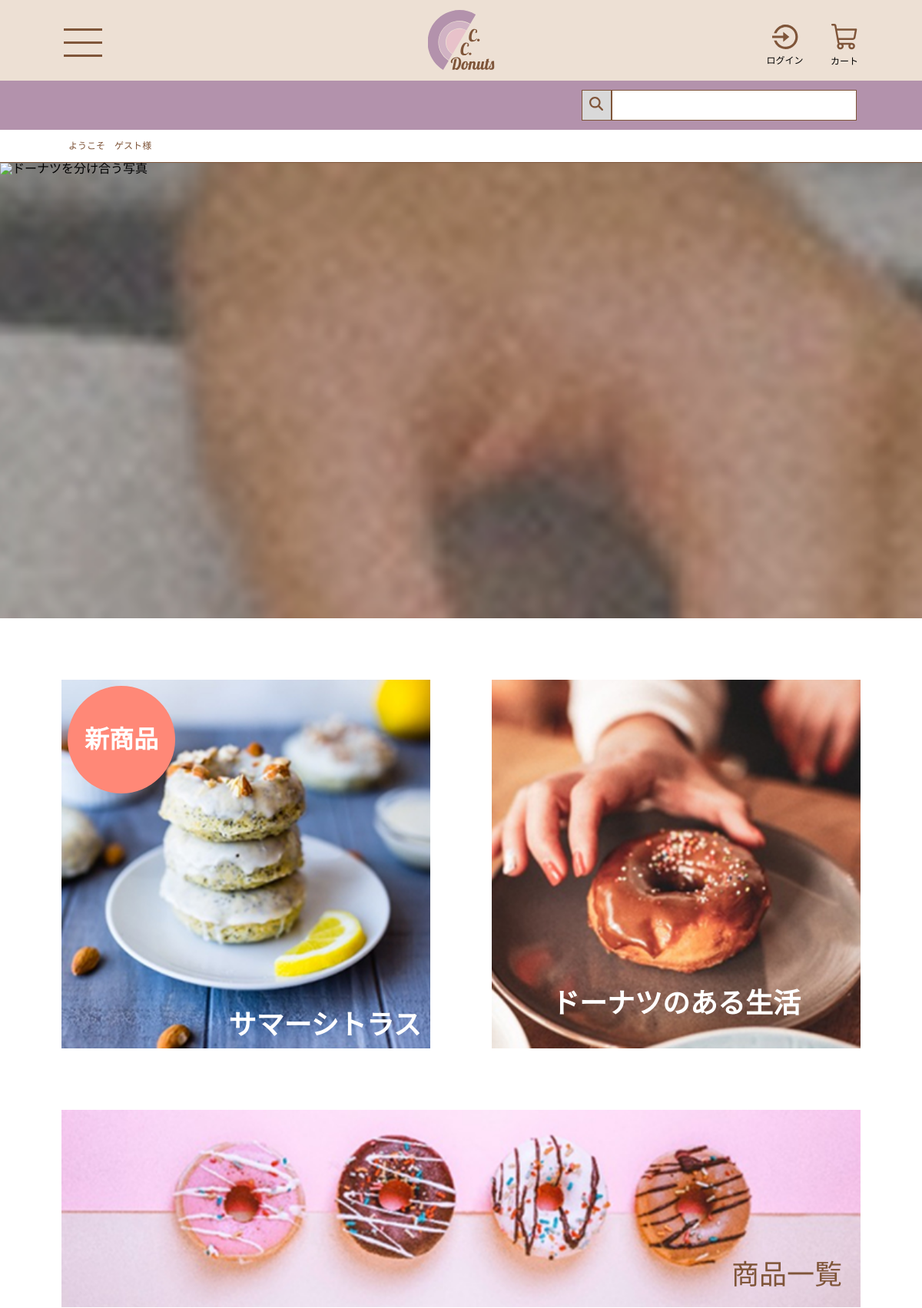
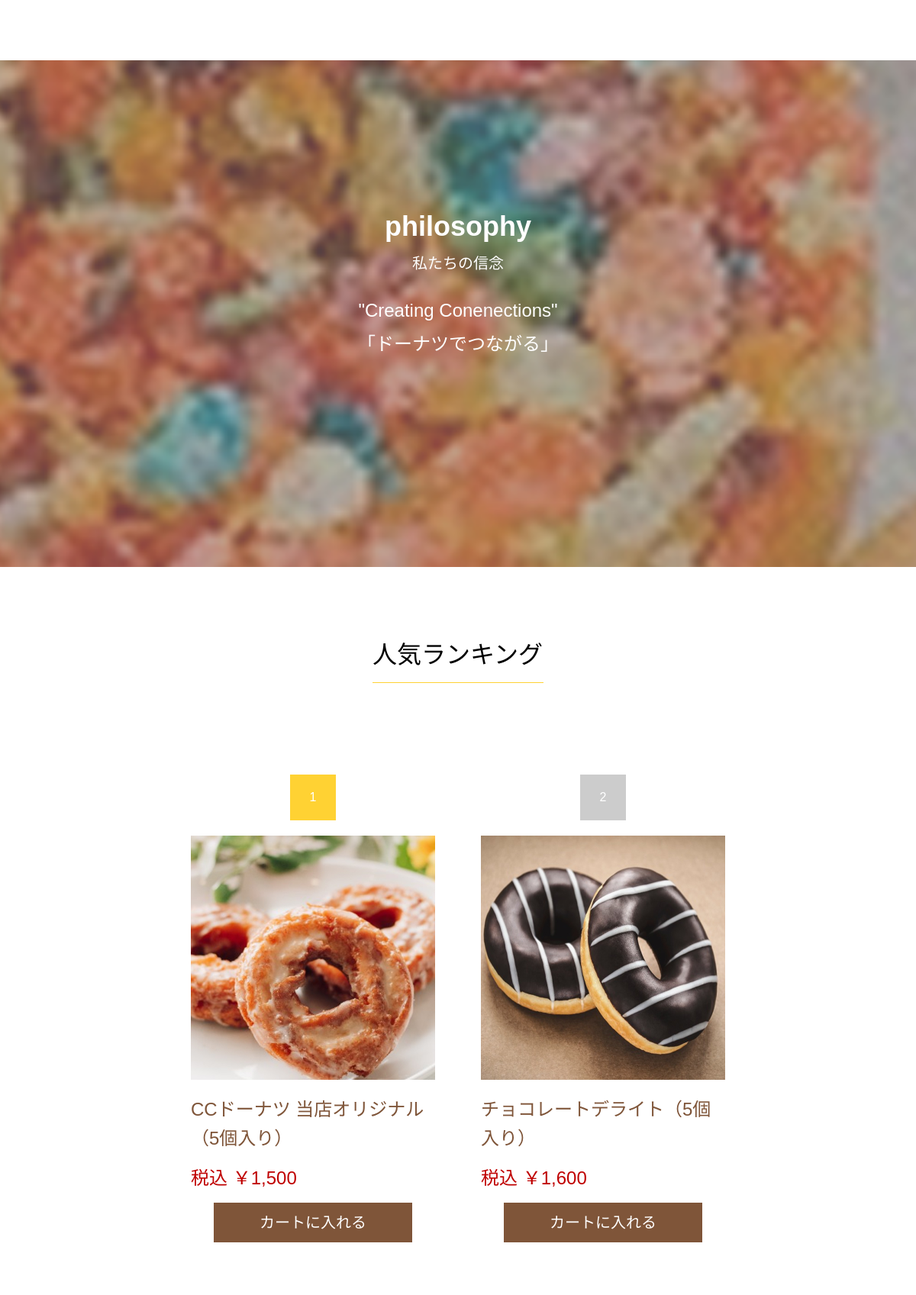
The page / (upper part) on the database its author committed (2 pictures, top to bottom).
### tables this page shows
CREATE TABLE `products` (
  `id` int(11) NOT NULL,
  `name` varchar(50) NOT NULL,
  `price` int(11) NOT NULL,
  `introduction` varchar(1000) NOT NULL,
  `is_new` int(11) NOT NULL
);

### app/function.php (called while the page is built)
<?php
function getProductImagePath(int $productId): string
{
    return './images/products/product' . $productId . '.jpg';
}

### index.php (the view, shortened to what this page needs)
<?php
require_once __DIR__ . '/app/db.php';
require_once __DIR__ . '/app/function.php';
$stmt = $pdo->query(
    'SELECT id, name, price FROM products ORDER BY id ASC LIMIT 6'
);
$rankingProducts = $stmt->fetchAll();
?>
        <?php require __DIR__ . '/header.php'; ?>
        <div class="heroImageWrap">
                <img src="./images/HeroImage.jpg" alt="ドーナツを分け合う写真">
        </div>
        <div class="designWrap sectionDesignWrap topPage">
                <section class="forumSection">
                        <div class="imageContainerPrimary" type="button">
                                <a href="productDetail.php?id=5">
                                        <img src="./images/newSales.jpg" alt="新商品">
                                        <p class="newSalesText">サマーシトラス</p>
                                        <div><p>新商品</p></div>
                                </a>
                                <a href="#">
                                        <img src="./images/donutsLife.jpg" alt="ドーナツのある生活">
                                        <p class="donutsLifeText">ドーナツのある生活</p>
                                </a>
                        </div>
                        <div class="imageContainerSecondary">
                                <a href="product.php">
                                        <img src="./images/choiceDonuts.jpg" alt="ドーナツ一覧">
                                        <p>商品一覧</p>
                                </a>
                        </div>
                </section>
        </div>
        <section class="philosophySection">
                <div class="philosophy">
                        <div class="philosophyPrimal">
                                <h2>philosophy</h2>
                                <p>私たちの信念</p>
                        </div>
                        <div class="philosophySecond">
                                <h3>"Creating Conenections"</h3>
                                <p>「ドーナツでつながる」</p>
                        </div>
                </div>
        </section>
        <section class="rankingSection">
                <div class="designWrap">
                        <h2>人気ランキング</h2>
                        <article class="rankingCard">
                                <?php foreach ($rankingProducts as $index => $product): ?>
                                        <?php $imagePath = getProductImagePath((int) $product['id']); ?>
                                                <div class="rankingContainer">
                                                                <p class="rankingNumber rankingNumber<?= $index + 1 ?>"><?= $index + 1 ?></p>
                                                        <a href="productDetail.php?id=<?= (int) $product['id']?>">
                                                                <img src="<?= htmlspecialchars($imagePath, ENT_QUOTES, 'UTF-8') ?>" alt="<?= htmlspecialchars($product['name'], ENT_QUOTES, 'UTF-8') ?>">
                                                                <p class="productCardName textDesign"> <?= htmlspecialchars($product['name'], ENT_QUOTES, 'UTF-8') ?> </p>
                                                        </a>
                                                        <p class="rankingProductPrice textDesign">税込 ￥<?= number_format((int) $product['price']) ?></p>
                                                        <form action="cart.php" method="post">
    <button class="cartButton" type="submit">カートに入れる</button>
</form>
                                                </div>
                                <?php endforeach; ?>
                        </article>
                </div>
        </section>
        <?php require __DIR__ . '/footer.php'; ?>

### styles/style.css (style rules this page uses)
:root { font-family: "Noto Sans JP", sans-serif; font-size: 16px; line-height: 1; font-weight: 400; font-style: normal; }
.designWrap { padding-inline: clamp(12px, -14.87px + 7.1645vw, 83px); }
.sectionDesignWrap { background-color: #ffffff; }
.heroImageWrap { width: 100%; height: 593px; overflow: hidden; }
.heroImageWrap img { display: block; width: 100%; height: 100%; object-fit: cover; }
.textDesign { font-size: 1.5rem; }
.productCardName { max-width: 100%; height: 76.8px; line-height: 1.6; color: #7F5539; font-weight: 500; margin-block: 20px; }
.rankingProductPrice { font-weight: 400; color: #bf0000; margin-block: 20px; }
.cartButton { font-size: 1.25rem; color: #ffffff; background-color: #7F5539; max-width: 260px; width: 100%; height: 52px; text-align: center; margin-inline: auto; display: block; }
.forumSection { padding-block: 80px; }
.forumSection p { position: absolute; font-size: 2.25rem; font-weight: bold; }
.imageContainerPrimary { display: flex; justify-content: center; gap: 80px; }
.imageContainerPrimary a { max-width: 480px; height: 480px; overflow: hidden; display: block; position: relative; }
.imageContainerPrimary p { color: #ffffff; }
.newSalesText { bottom: 12px; right: 12px; }
.donutsLifeText { bottom: 40px; left: 50%; transform: translateX(-50%); width: 100%; text-align: center; }
.imageContainerPrimary div { position: absolute; top: 8px; left: 8px; background-color: #FF8877; z-index: 10; max-width: 140px; width: 100%; height: 140px; display: flex; align-items: center; justify-content: center; border-radius: 100%; }
.imageContainerPrimary div p { position: static; font-size: 2rem; }
.imageContainerSecondary { max-width: 1040px; height: 257px; overflow: hidden; margin: 80px auto 0; position: relative; }
.imageContainerSecondary p { bottom: 24px; right: 24px; font-weight: 400; color: #7F5539; }
.forumSection img { display: block; width: 100%; height: 100%; object-fit: cover; }
.philosophySection { color: #FFFFFF; text-align: center; padding-block: 200px 280px; }
.philosophy { display: flex; flex-direction: column; gap: 40px; }
.philosophyPrimal { display: flex; flex-direction: column; gap: 20px; }
.philosophySecond { display: flex; flex-direction: column; gap: 20px; }
.philosophyPrimal h2 { font-size: 2.25rem; font-weight: 900; }
.philosophyPrimal p { font-size: 1.25rem; }
.philosophySecond h3, .philosophySecond p { font-size: 1.5rem; }
.rankingSection { background-color: #FFFFFF; padding-block: 80px 120px; }
.rankingSection h2 { font-size: 2rem; border-bottom: 1px solid #ffd233; height: 72px; max-width: 224px; display: flex; align-items: center; margin: 0 auto 120px; }
.rankingCard { display: flex; flex-wrap: wrap; margin-inline: auto; justify-content: center; gap: 120px 60px; max-width: 1080px; }
.rankingContainer { max-width: 320px; overflow: hidden; }
.rankingContainer img { width: 100%; height: 320px; }
.rankingNumber { display: flex; align-items: center; justify-content: center; width: 60px; height: 60px; text-align: center; margin: 0 auto 20px; color: #ffffff; background-color: #E8C2CA; font-weight: 500; }
.rankingNumber1 { background-color: #FFD233; }
.rankingNumber2 { background-color: #CCCCCC; }
.productCardName { height: auto; min-height: 3.2em; }

### rows shown on the page
products: shows a picture, name "CCドーナツ 当店オリジナル（5個入り）", price "1,500"
products: shows a picture, name "チョコレートデライト（5個入り）", price "1,600"

### other values the page prints
$ANNOUNCE "ゲスト"
